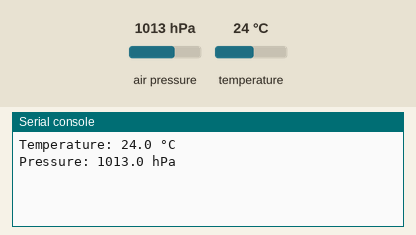
Bench run of a program on a simulated ESP32 board running MicroPython. On the bench: the last lines printed to the serial console. The test bench sets the inputs (shaded band); at power-on: air pressure 1013 hPa, temperature 24 °C. Library files of the repository ran but are not shown: bmp280.py.

Above: at 1.2 s.
1.3 s: air pressure set to 952 hPa
At 2.7 s:
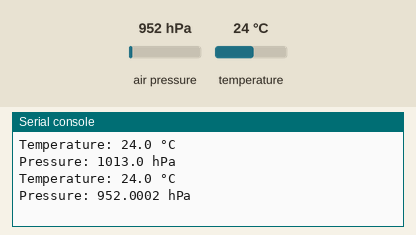
4.0 s: temperature set to 12 °C
At 5.4 s:
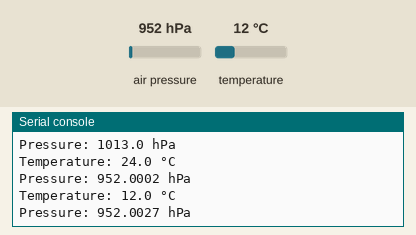
6.7 s: air pressure set to 975 hPa
At 8.5 s:
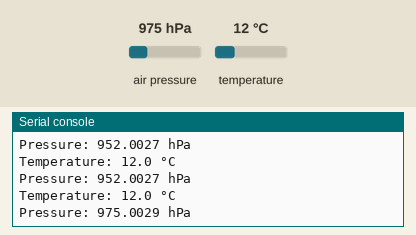
Timing chart, 0 to 10.0 s (numbered marks = the images above; inputs shaded):
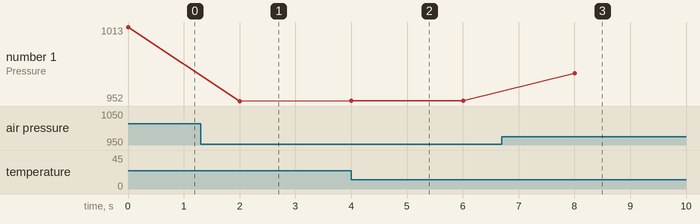

The program:

humidity.py
```python
from machine import I2C, Pin
from bmp280 import BMP280
import time

i2c = I2C(0, scl=Pin(22), sda=Pin(21))
bmp = BMP280(i2c)

while True:
    temperature, pressure = bmp.read_compensated_data()
    print("Temperature:", temperature, "°C")
    print("Pressure:", pressure, "hPa")
    time.sleep(2)
```

Measured:
- after the input at 1.3 s, the serial console: prints a new line after 0.70 s (image 1)
- after the input at 4.0 s, the serial console: prints a new line at once (image 2)
- after the input at 6.7 s, the serial console: prints a new line after 1.3 s (image 3)
- plotted number 1: 1013 → 952 after the input at 1.3 s, 952 → 952 after the input at 4.0 s, 952 → 975 after the input at 6.7 s
